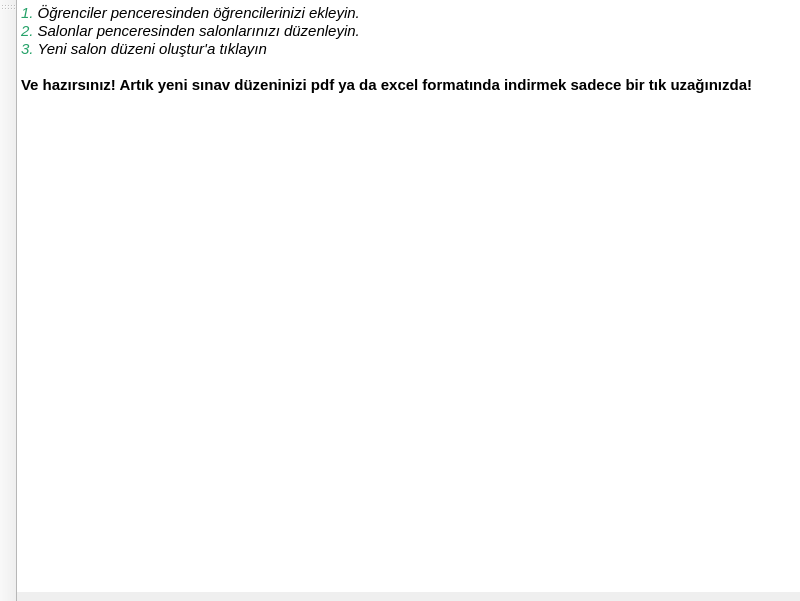
<?xml version="1.0" encoding="UTF-8"?>
<ui version="4.0">
 <class>MainWindow</class>
 <widget class="QMainWindow" name="MainWindow">
  <property name="geometry">
   <rect>
    <x>0</x>
    <y>0</y>
    <width>800</width>
    <height>601</height>
   </rect>
  </property>
  <property name="windowTitle">
   <string>MainWindow</string>
  </property>
  <widget class="QWidget" name="centralwidget">
   <property name="styleSheet">
    <string notr="true">QFrame{
border:  transparent;
}</string>
   </property>
   <layout class="QHBoxLayout" name="horizontalLayout">
    <property name="spacing">
     <number>0</number>
    </property>
    <property name="leftMargin">
     <number>0</number>
    </property>
    <property name="topMargin">
     <number>0</number>
    </property>
    <property name="rightMargin">
     <number>0</number>
    </property>
    <property name="bottomMargin">
     <number>0</number>
    </property>
    <item>
     <widget class="QFrame" name="globalFrame">
      <property name="frameShape">
       <enum>QFrame::StyledPanel</enum>
      </property>
      <property name="frameShadow">
       <enum>QFrame::Raised</enum>
      </property>
      <layout class="QVBoxLayout" name="verticalLayout">
       <property name="spacing">
        <number>0</number>
       </property>
       <property name="leftMargin">
        <number>0</number>
       </property>
       <property name="topMargin">
        <number>0</number>
       </property>
       <property name="rightMargin">
        <number>0</number>
       </property>
       <property name="bottomMargin">
        <number>0</number>
       </property>
       <item>
        <widget class="QFrame" name="Menu">
         <property name="frameShape">
          <enum>QFrame::StyledPanel</enum>
         </property>
         <property name="frameShadow">
          <enum>QFrame::Raised</enum>
         </property>
         <layout class="QVBoxLayout" name="verticalLayout_3">
          <property name="spacing">
           <number>0</number>
          </property>
          <property name="leftMargin">
           <number>0</number>
          </property>
          <property name="topMargin">
           <number>0</number>
          </property>
          <property name="rightMargin">
           <number>0</number>
          </property>
          <property name="bottomMargin">
           <number>0</number>
          </property>
          <item>
           <widget class="QFrame" name="MenuBody">
            <property name="sizePolicy">
             <sizepolicy hsizetype="Preferred" vsizetype="Expanding">
              <horstretch>0</horstretch>
              <verstretch>0</verstretch>
             </sizepolicy>
            </property>
            <property name="frameShape">
             <enum>QFrame::StyledPanel</enum>
            </property>
            <property name="frameShadow">
             <enum>QFrame::Raised</enum>
            </property>
            <layout class="QHBoxLayout" name="horizontalLayout_4">
             <property name="spacing">
              <number>0</number>
             </property>
             <property name="leftMargin">
              <number>0</number>
             </property>
             <property name="topMargin">
              <number>0</number>
             </property>
             <property name="rightMargin">
              <number>0</number>
             </property>
             <property name="bottomMargin">
              <number>0</number>
             </property>
             <item>
              <widget class="QFrame" name="howtotext">
               <property name="frameShape">
                <enum>QFrame::StyledPanel</enum>
               </property>
               <property name="frameShadow">
                <enum>QFrame::Raised</enum>
               </property>
               <layout class="QHBoxLayout" name="horizontalLayout_5">
                <property name="spacing">
                 <number>0</number>
                </property>
                <property name="leftMargin">
                 <number>0</number>
                </property>
                <property name="topMargin">
                 <number>0</number>
                </property>
                <property name="rightMargin">
                 <number>0</number>
                </property>
                <item>
                 <layout class="QHBoxLayout" name="frameLayout">
                  <item>
                   <widget class="QTextEdit" name="textEdit">
                    <property name="minimumSize">
                     <size>
                      <width>772</width>
                      <height>501</height>
                     </size>
                    </property>
                    <property name="html">
                     <string>&lt;!DOCTYPE HTML PUBLIC &quot;-//W3C//DTD HTML 4.0//EN&quot; &quot;http://www.w3.org/TR/REC-html40/strict.dtd&quot;&gt;
&lt;html&gt;&lt;head&gt;&lt;meta name=&quot;qrichtext&quot; content=&quot;1&quot; /&gt;&lt;style type=&quot;text/css&quot;&gt;
p, li { white-space: pre-wrap; }
&lt;/style&gt;&lt;/head&gt;&lt;body style=&quot; font-family:'Ubuntu'; font-size:11pt; font-weight:400; font-style:normal;&quot;&gt;
&lt;p style=&quot; margin-top:0px; margin-bottom:0px; margin-left:0px; margin-right:0px; -qt-block-indent:0; text-indent:0px;&quot;&gt;&lt;span style=&quot; font-style:italic; color:#26a269;&quot;&gt;1. &lt;/span&gt;&lt;span style=&quot; font-style:italic;&quot;&gt;Öğrenciler penceresinden öğrencilerinizi ekleyin.&lt;/span&gt;&lt;/p&gt;
&lt;p style=&quot; margin-top:0px; margin-bottom:0px; margin-left:0px; margin-right:0px; -qt-block-indent:0; text-indent:0px;&quot;&gt;&lt;span style=&quot; font-style:italic; color:#26a269;&quot;&gt;2. &lt;/span&gt;&lt;span style=&quot; font-style:italic;&quot;&gt;Salonlar penceresinden salonlarınızı düzenleyin.&lt;/span&gt;&lt;/p&gt;
&lt;p style=&quot; margin-top:0px; margin-bottom:0px; margin-left:0px; margin-right:0px; -qt-block-indent:0; text-indent:0px;&quot;&gt;&lt;span style=&quot; font-style:italic; color:#26a269;&quot;&gt;3. &lt;/span&gt;&lt;span style=&quot; font-style:italic;&quot;&gt;Yeni salon düzeni oluştur'a tıklayın&lt;/span&gt;&lt;/p&gt;
&lt;p style=&quot;-qt-paragraph-type:empty; margin-top:0px; margin-bottom:0px; margin-left:0px; margin-right:0px; -qt-block-indent:0; text-indent:0px;&quot;&gt;&lt;br /&gt;&lt;/p&gt;
&lt;p style=&quot; margin-top:0px; margin-bottom:0px; margin-left:0px; margin-right:0px; -qt-block-indent:0; text-indent:0px;&quot;&gt;&lt;span style=&quot; font-weight:600; color:#000000;&quot;&gt;Ve hazırsınız! Artık yeni sınav düzeninizi pdf ya da excel formatında indirmek sadece bir tık uzağınızda!&lt;/span&gt;&lt;/p&gt;&lt;/body&gt;&lt;/html&gt;</string>
                    </property>
                   </widget>
                  </item>
                 </layout>
                </item>
               </layout>
              </widget>
             </item>
            </layout>
           </widget>
          </item>
         </layout>
        </widget>
       </item>
      </layout>
     </widget>
    </item>
   </layout>
  </widget>
  <widget class="QToolBar" name="toolBar">
   <property name="windowTitle">
    <string>toolBar</string>
   </property>
   <attribute name="toolBarArea">
    <enum>LeftToolBarArea</enum>
   </attribute>
   <attribute name="toolBarBreak">
    <bool>false</bool>
   </attribute>
  </widget>
  <widget class="QMenuBar" name="menubar">
   <property name="geometry">
    <rect>
     <x>0</x>
     <y>0</y>
     <width>800</width>
     <height>22</height>
    </rect>
   </property>
  </widget>
 </widget>
 <resources>
  <include location="../resources.qrc"/>
 </resources>
 <connections/>
</ui>
